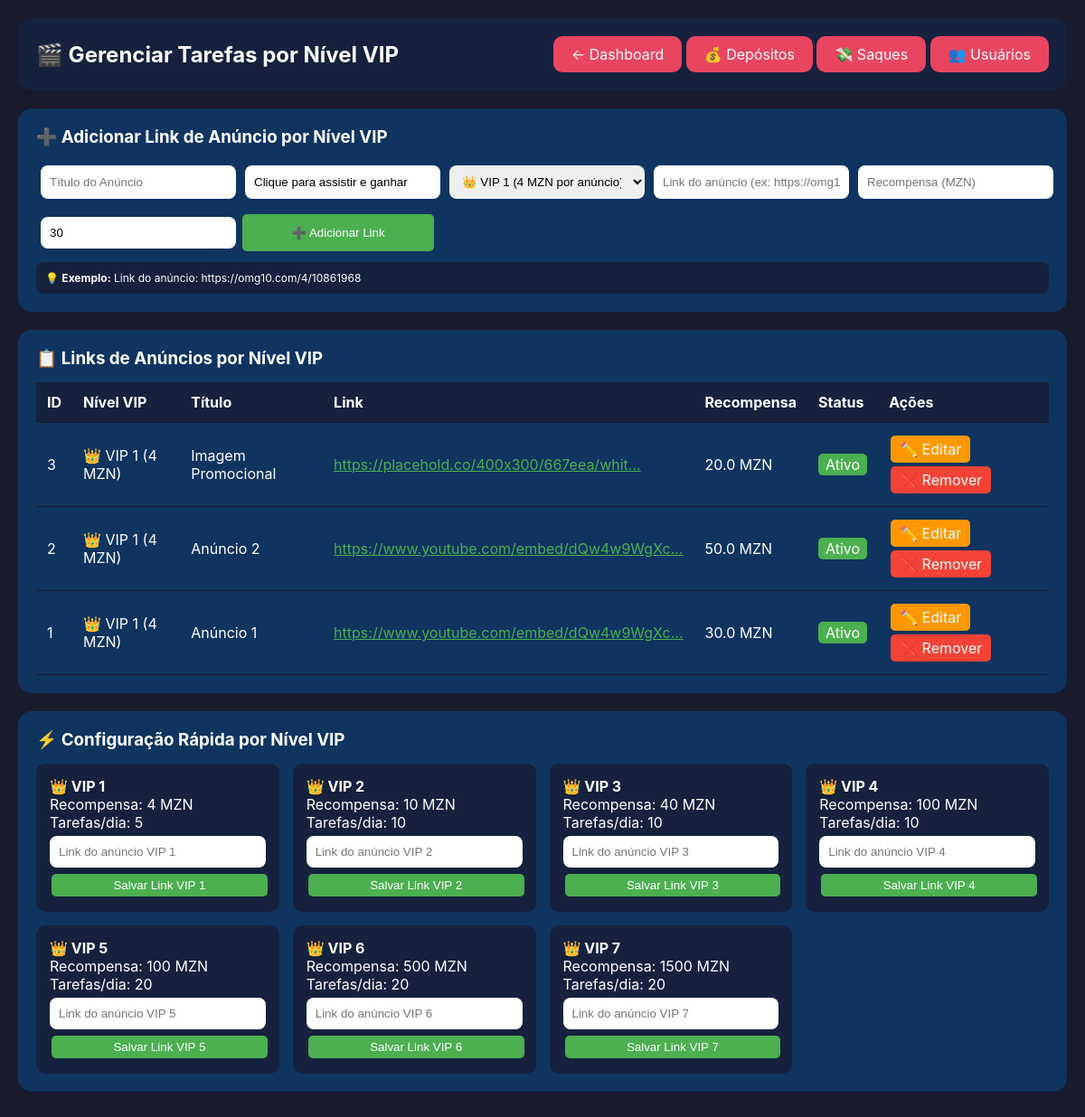
Before: /admin_tarefas (signed in) with the older database file.
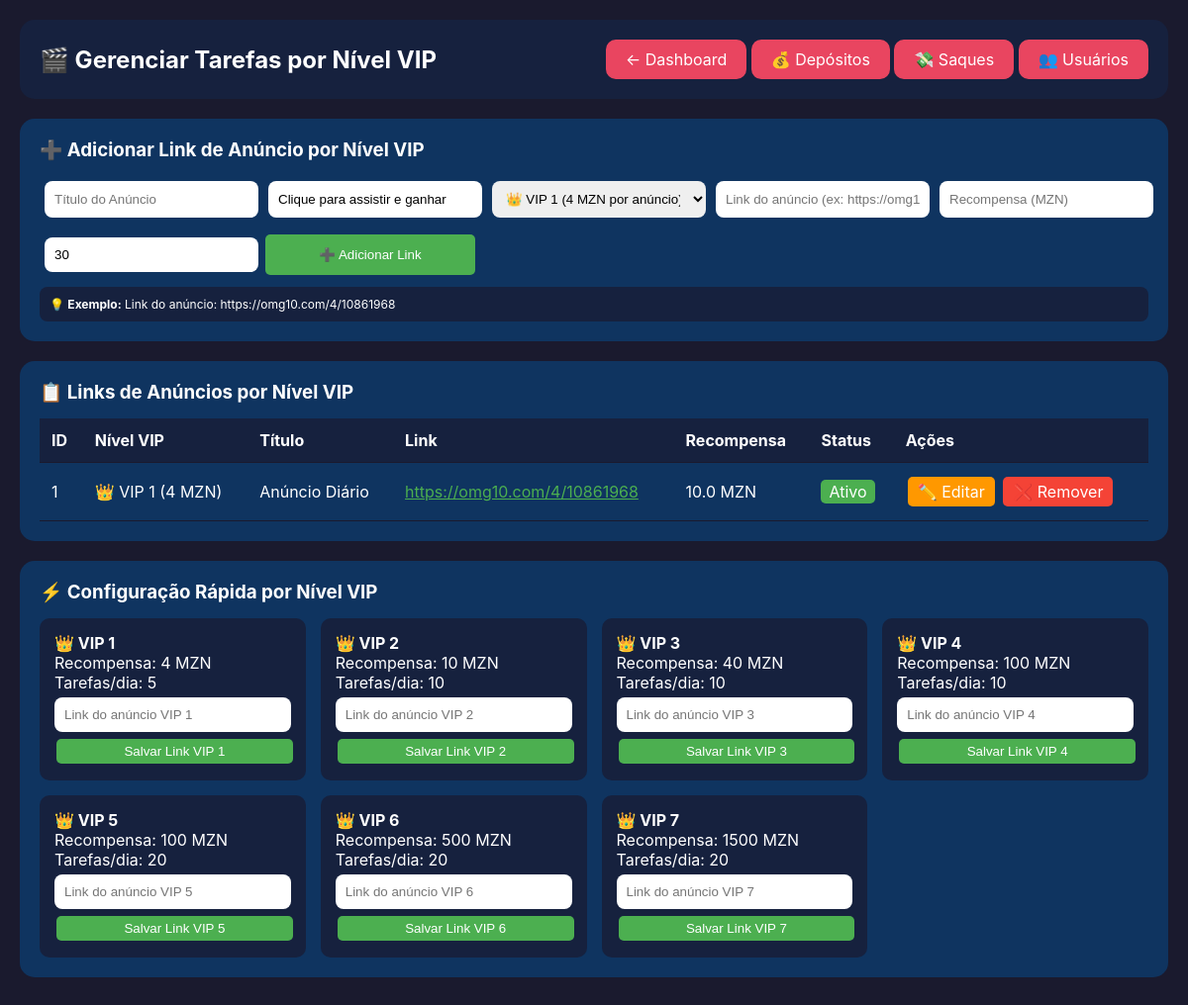
After: the same page with the newer database file.
### tables this page shows
CREATE TABLE tarefas_multimidia (
    id INTEGER PRIMARY KEY AUTOINCREMENT,
    titulo TEXT NOT NULL,
    descricao TEXT,
    tipo TEXT DEFAULT 'video',
    url TEXT NOT NULL,
    thumbnail TEXT,
    recompensa REAL NOT NULL,
    duracao_segundos INTEGER DEFAULT 30,
    nivel_requerido INTEGER DEFAULT 1,
    ativo INTEGER DEFAULT 1,
    data_criacao TIMESTAMP DEFAULT CURRENT_TIMESTAMP
);

### app.py (the view)
@app.route('/admin_tarefas')
@admin_obrigatorio
def admin_tarefas():
    conn = get_db()
    tarefas = conn.execute('SELECT * FROM tarefas_multimidia ORDER BY id DESC').fetchall()
    conn.close()
    return render_template('admin_tarefas.html', tarefas=tarefas)

### app.py (called while the page is built)
def get_db():
    conn = sqlite3.connect('database.db')
    conn.row_factory = sqlite3.Row
    return conn

def admin_obrigatorio(f):
    @wraps(f)
    def decorated_function(*args, **kwargs):
        if 'usuario_id' not in session:
            flash('Faça login primeiro', 'erro')
            return redirect(url_for('login'))
        conn = get_db()
        usuario = conn.execute('SELECT is_admin FROM usuarios WHERE id = ?', (session['usuario_id'],)).fetchone()
        conn.close()
        if not usuario or usuario['is_admin'] != 1:
            flash('Acesso negado. Área administrativa.', 'erro')
            return redirect(url_for('painel'))
        return f(*args, **kwargs)
    return decorated_function

### templates/admin_tarefas.html (shortened to what the changed rows need)
<!DOCTYPE html>
<html lang="pt">
<head>
</head>
<body>
    <div class="container">
        <div class="header">
            <h2>🎬 Gerenciar Tarefas por Nível VIP</h2>
        </div>
        <div class="card">
            <div style="overflow-x: auto;">
                <table>
                    <thead>
                        <tr>
                            <th>ID</th>
                            <th>Nível VIP</th>
                            <th>Título</th>
                            <th>Link</th>
                            <th>Recompensa</th>
                            <th>Status</th>
                            <th>Ações</th>
                        </tr>
                    </thead>
                    <tbody>
                        {% for tarefa in tarefas %}
                        <tr>
                            <td>{{ tarefa.id }}</td>
                            <td>
                                {% if tarefa.nivel_requerido == 1 %}👑 VIP 1 (4 MZN)
                                {% elif tarefa.nivel_requerido == 2 %}👑 VIP 2 (10 MZN)
                                {% elif tarefa.nivel_requerido == 3 %}👑 VIP 3 (40 MZN)
                                {% elif tarefa.nivel_requerido == 4 %}👑 VIP 4 (100 MZN)
                                {% elif tarefa.nivel_requerido == 5 %}👑 VIP 5 (100 MZN)
                                {% elif tarefa.nivel_requerido == 6 %}👑 VIP 6 (500 MZN)
                                {% elif tarefa.nivel_requerido == 7 %}👑 VIP 7 (1500 MZN)
                                {% else %}⭐ Estagiário{% endif %}
                            </td>
                            <td>{{ tarefa.titulo }}</small></td>
                            <td>
                                <a href="{{ tarefa.url }}" target="_blank" style="color: #4caf50;">{{ tarefa.url[:40] }}{% if tarefa.url|length > 40 %}...{% endif %}</a>
                            </td>
                            <td>{{ tarefa.recompensa }} MZN</small></td>
                            <td>
                                {% if tarefa.ativo == 1 %}
                                    <span style="background:#4caf50; padding:2px 8px; border-radius:5px;">Ativo</span>
                                {% else %}
                                    <span style="background:#f44336; padding:2px 8px; border-radius:5px;">Inativo</span>
                                {% endif %}
                            </td>
                            <td>
                                <a href="/editar_tarefa/{{ tarefa.id }}" class="btn-warning">✏️ Editar</a>
                                <a href="/remover_tarefa_multimidia/{{ tarefa.id }}" class="btn-danger" onclick="return confirm('Remover este link?')">❌ Remover</a>
                            </td>
                        </tr>
                        {% else %}
                        <tr><td colspan="7" style="text-align: center;">📭 Nenhum link cadastrado. Adicione um link para cada nível VIP!</td></tr>
                        {% endfor %}
                    </tbody>
                </table>
            </div>
        </div>
    </div>
</body>
</html>

Changed rows visible on the page:
removed tarefas_multimidia: id "3", nivel_requerido "👑 VIP 1 (4 MZN)", titulo "Imagem Promocional", url "https://placehold.co/400x300/667eea/whit", recompensa "20.0", ativo "Ativo"
removed tarefas_multimidia: id "2", nivel_requerido "👑 VIP 1 (4 MZN)", titulo "Anúncio 2", url "https://www.youtube.com/embed/dQw4w9WgXc", recompensa "50.0", ativo "Ativo"
changed tarefas_multimidia id 1: titulo "Anúncio 1" → "Anúncio Diário"; url "https://www.youtube.com/embed/dQw4w9WgXc" → "https://omg10.com/4/10861968"; recompensa "30.0" → "10.0"; no longer shows "..."
